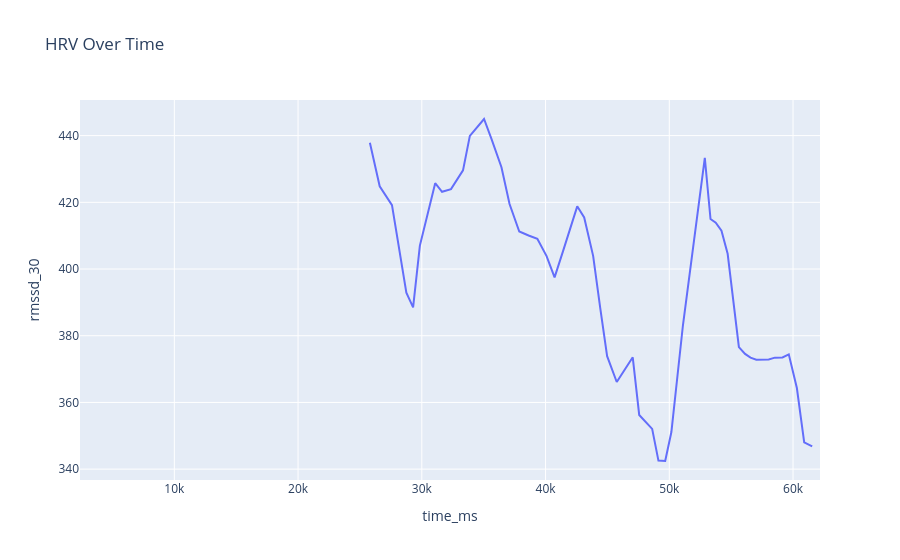

Write notebook code for a chart like this one.
### Code cell
rr_diff = np.diff(hrv_df["rr_ms"])

hrv_df["rmssd_30"] = (
    pd.Series(rr_diff**2)
    .rolling(30)
    .mean()
    .pow(0.5)
)

px.line(
    hrv_df.iloc[1:],
    x="time_ms",
    y="rmssd_30",
    title="HRV Over Time"
)

### Figure 1 — Plotly figure (JSON) as saved in the notebook; plotly's stock layout.template omitted (floating-point values rounded to 4 significant figures)
{"data": [{"hovertemplate": "time_ms=%{x}<br>rmssd_30=%{y}<extra></extra>", "legendgroup": "", "line": {"color": "#636efa", "dash": "solid"}, "marker": {"symbol": "circle"}, "mode": "lines", "name": "", "orientation": "v", "showlegend": false, "type": "scatter", "x": [2377.0, 2954.0, 4093.0, 4655.0, 5539.0, 6232.0, 6894.0, 7863.0, 8632.0, 9571.0, 10220.0, 11290.0, 11910.0, 13030.0, 13590.0, 14620.0, 15460.0, 16470.0, 17110.0, 18140.0, 18970.0, 19930.0, 20570.0, 21750.0, 22330.0, 23520.0, 24050.0, 25240.0, 25800.0, 26600.0, 27590.0, 28140.0, 28750.0, 29300.0, 29840.0, 31080.0, 31640.0, 32360.0, 33330.0, 33880.0, 35030.0, 35620.0, 36440.0, 37090.0, 37880.0, 38630.0, 39340.0, 40080.0, 40730.0, 41410.0, 42560.0, 43120.0, 43850.0, 44420.0, 44980.0, 45750.0, 47050.0, 47570.0, 48110.0, 48620.0, 49120.0, 49670.0, 50170.0, 51100.0, 52870.0, 53330.0, 53760.0, 54220.0, 54720.0, 55160.0, 55620.0, 56120.0, 56560.0, 57030.0, 57560.0, 58030.0, 58530.0, 59150.0, 59660.0, 60310.0, 60900.0, 61550.0, 62180.0], "xaxis": "x", "y": [NaN, NaN, NaN, NaN, NaN, NaN, NaN, NaN, NaN, NaN, NaN, NaN, NaN, NaN, NaN, NaN, NaN, NaN, NaN, NaN, NaN, NaN, NaN, NaN, NaN, NaN, NaN, NaN, 437.9, 424.8, 419.2, 406.6, 392.9, 388.5, 407.0, 425.8, 423.2, 424.0, 429.6, 439.9, 445.0, 439.1, 430.5, 419.5, 411.2, 410.1, 409.1, 403.9, 397.5, 405.3, 418.8, 415.5, 403.9, 388.4, 373.9, 366.1, 373.5, 356.2, 353.9, 352.1, 342.6, 342.4, 351.1, 383.1, 433.4, 415.0, 413.9, 411.5, 404.6, 389.9, 376.6, 374.5, 373.4, 372.8, 373.0, 372.9, 373.4, 373.5, 374.4, 364.3, 348.0, 346.8, NaN], "yaxis": "y"}], "layout": {"legend": {"tracegroupgap": 0}, "title": {"text": "HRV Over Time"}, "xaxis": {"anchor": "y", "domain": [0, 1], "title": {"text": "time_ms"}}, "yaxis": {"anchor": "x", "domain": [0, 1], "title": {"text": "rmssd_30"}}}}
